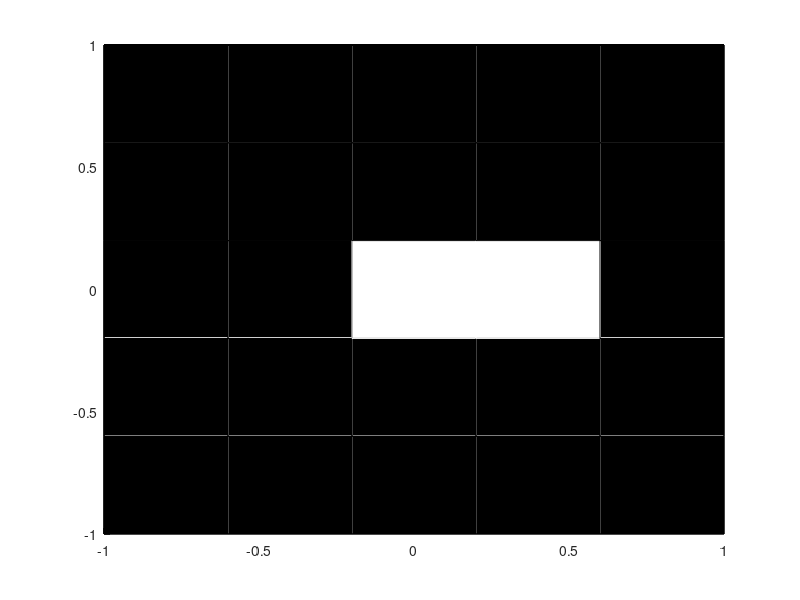

Source code (MATLAB): (Note: this script raises an error after producing the figure.)
% Radiosity lighting method for a virtual room, in grayscale.
% The routine "radiosity_emptyroom_Fcomp.m" needs to be computed before
% this one.
%
% Samuli Siltanen January 2021

%% Preliminaries

% Load precomputed stuff
disp('Loading data')
load data/F_emptyroom F n qn d Xmat Ymat Zmat
disp('Data loaded')

% Sigmoid correction for optimal gray levels. Experiment with the two
% values to find good
betapar1 = 1;
betapar2 = 17;
% figure(100)
% clf
% t = linspace(0,1,200);
% plot(t,betacdf(t,betapar1,betapar2));
% title('Grayscale adjustment curve')
% Construct grayscale color matrix by repeating the same color vector for
% red, green and blue channels.



%% Construct the color vector (B-vector) using the radiosity lighting model.

% Construct the right hand side Evec of the radiosity equation. Evec
% describes the contribution of emitted light in the scene. For example,
% each pixel belonging to a lamp in the virtual space causes a positive
% element in Evec.
Evec   = zeros(6*n^2,1);
indvec = repmat(logical(0),size(Evec));
indvec(n^2+[1:n^2]) = sqrt((Xmat(:,2)-.3).^2+Ymat(:,2).^2)<.3; % Ceiling lamp
%indvec(4*n^2+[1:n^2]) = ...
%    ((abs(Zmat(:,5)-0)<.3)&(abs(Ymat(:,5)-0)<.1))|...
%    ((abs(Zmat(:,5)-0)<.3)&(abs(Ymat(:,5)-1/2)<.1))|...
%    ((abs(Zmat(:,5)-0)<.3)&(abs(Ymat(:,5)+1/2)<.1)); % Rectangular lamps in the left wall
% indvec(4*n^2+[1:n^2]) = ...
%     sqrt((Zmat(:,5)-0).^2+(Ymat(:,5)-0).^2)<.1 |...
%     sqrt((Zmat(:,5)-0).^2+(Ymat(:,5)-1/2).^2)<.1 |...
%     sqrt((Zmat(:,5)-0).^2+(Ymat(:,5)+1/2).^2)<.1; % Round lamps in the left wall
% Evec(n^2+round(n^2/2)-2) = 1;
% Evec(3*n^2+round(n^2/2)-2) = 1;
Evec(indvec) = 1;
disp('Right-hand-side constructed')

% The parameter rho adjusts the surface material (how much incoming light
% is reflected away from a patch, 0<rho<=1)
rho = .9*ones(6*n^2,1);
rho(n^2+[1:n^2]) = 1; % Bright ceiling
rho(2*n^2+[1:n^2]) = .7; % Dark floor


%% Build lighting iteratively

% Initialize colorvec
colorvec_orig = Evec;

% Iterate
for iter = 1:20
    
    % Update colorvec
    colorvec_orig = Evec + (repmat(rho,1,6*n^2).*F)*colorvec_orig;
    
    
    
    % Produce a still image of the scene
    
    % Adjust the dark shades and normalize the values of the color vector
    % between 0 and 1.
    threshold = 0.05;
    colorvec = colorvec_orig-threshold;
    colorvec = max(0,colorvec);
    colorvec = colorvec/max(colorvec);
    
    % Sigmoid correction for optimal gray levels.
    colorvec  = betacdf(colorvec,betapar1,betapar2);
    
    
    
    % Construct color matrix, containing only shades of gray
    colormat = [colorvec(:),colorvec(:),colorvec(:)];
    
    
    
    % Create plot window
    figure(1)
    clf
    
    % Draw all the walls consisting of n x n little squares (pixels).
    % Pick the gray value of each square from the illumination vector
    % calculated by the radiosity method above
    
    % The back wall
    colorind = 1;
    for iii = 1:(n^2)
        p1 = patch(...
            [Xmat(iii,1)+d/2,Xmat(iii,1)+d/2,Xmat(iii,1)-d/2,Xmat(iii,1)-d/2],...
            [Ymat(iii,1),Ymat(iii,1),Ymat(iii,1),Ymat(iii,1)],...
            [Zmat(iii,1)-d/2,Zmat(iii,1)+d/2,Zmat(iii,1)+d/2,Zmat(iii,1)-d/2],...
            colormat(colorind,:));
        hold on
        % If the following line is missing, each patch will have black
        % boundaries. Here we set the boundary color to match the patch color,
        % so no boundaries are visible.
        set(p1,'EdgeColor',colormat(colorind,:))
        colorind = colorind+1;
        
        
        % Camera settings
        % camproj('perspective')
        % set(gca,'CameraPosition',[-.2 -3 -.30],'CameraTarget',[0 0 .1],'CameraViewAngle',50)
        %
        % % Axis settings
        % axis equal
        % axis off
        % drawnow
        %     pause
    end
    
    % Roof
    for iii = 1:(n^2)
        p1 = patch(...
            [Xmat(iii,2)+d/2,Xmat(iii,2)+d/2,Xmat(iii,2)-d/2,Xmat(iii,2)-d/2],...
            [Ymat(iii,2)-d/2,Ymat(iii,2)+d/2,Ymat(iii,2)+d/2,Ymat(iii,2)-d/2],...
            [Zmat(iii,2),Zmat(iii,2),Zmat(iii,2),Zmat(iii,2)],...
            colormat(colorind,:));
        set(p1,'EdgeColor',colormat(colorind,:))
        colorind = colorind+1;
        
        
        % Camera settings
        %     camproj('perspective')
        %     set(gca,'CameraPosition',[-.2 -3 -.30],'CameraTarget',[0 0 .1],'CameraViewAngle',50)
        %
        %     % Axis settings
        %     axis equal
        %     axis off
        %     drawnow
        %     pause
    end
    
    % Floor
    for iii = 1:(n^2)
        p1 = patch(...
            [Xmat(iii,3)+d/2,Xmat(iii,3)+d/2,Xmat(iii,3)-d/2,Xmat(iii,3)-d/2],...
            [Ymat(iii,3)-d/2,Ymat(iii,3)+d/2,Ymat(iii,3)+d/2,Ymat(iii,3)-d/2],...
            [Zmat(iii,3),Zmat(iii,3),Zmat(iii,3),Zmat(iii,3)],...
            colormat(colorind,:));
        set(p1,'EdgeColor',colormat(colorind,:))
        colorind = colorind+1;
    end
    
    % Right-hand-side wall
    for iii = 1:(n^2)
        p1 = patch(...
            [Xmat(iii,4),Xmat(iii,4),Xmat(iii,4),Xmat(iii,4)],...
            [Ymat(iii,4)+d/2,Ymat(iii,4)+d/2,Ymat(iii,4)-d/2,Ymat(iii,4)-d/2],...
            [Zmat(iii,4)-d/2,Zmat(iii,4)+d/2,Zmat(iii,4)+d/2,Zmat(iii,4)-d/2],...
            colormat(colorind,:));
        set(p1,'EdgeColor',colormat(colorind,:))
        colorind = colorind+1;
    end
    
    % Left-hand-side wall
    for iii = 1:(n^2)
        p1 = patch(...
            [Xmat(iii,5),Xmat(iii,5),Xmat(iii,5),Xmat(iii,5)],...
            [Ymat(iii,5)+d/2,Ymat(iii,5)+d/2,Ymat(iii,5)-d/2,Ymat(iii,5)-d/2],...
            [Zmat(iii,5)-d/2,Zmat(iii,5)+d/2,Zmat(iii,5)+d/2,Zmat(iii,5)-d/2],...
            colormat(colorind,:));
        set(p1,'EdgeColor',colormat(colorind,:))
        colorind = colorind+1;
    end
    
    % Camera settings
    camproj('perspective')
    set(gca,'CameraPosition',[-.2 -3 -.30],'CameraTarget',[0 0 .1],'CameraViewAngle',50)
    
    % Axis settings
    axis equal
    axis off
    title(['Iteration ',num2str(iter)])
    drawnow
    
    
end




